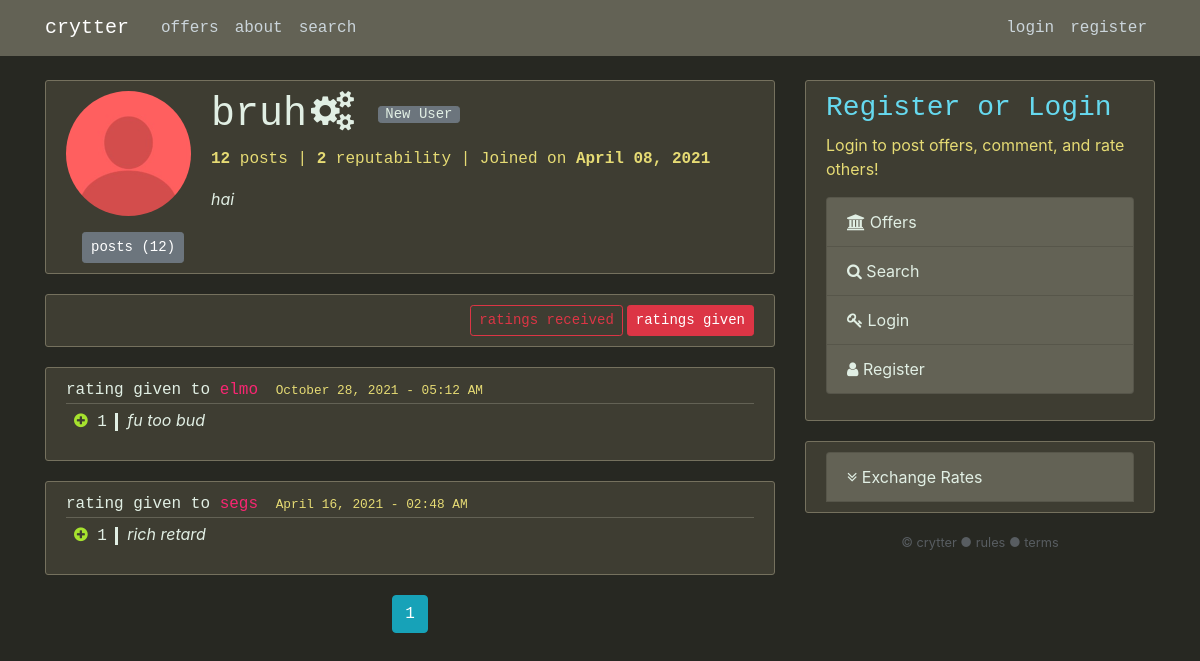
Screenshot of /user/bruh/ratings-given with the database file from the repository.
### crytter/models.py (models this page shows, shortened)
class User(db.Model, UserMixin):
	id = db.Column(db.Integer, primary_key=True)
	username = db.Column(db.String(32), unique=True, nullable=False)
	email = db.Column(db.String(256), unique=True, nullable=False)
	rating = db.Column(db.Integer, nullable=False, default=0)
	rateBar = db.Column(db.String, nullable=False, default='<a href="/help/rating-badge" class="mr-1 btn btn-secondary btn-xs" >New User</a>')
	date_joined = db.Column(db.DateTime, nullable=False, default=datetime.utcnow)
	biography = db.Column(db.Text, nullable=False, default='')
	image_file = db.Column(db.String, nullable=False, default='default.jpg')
	password = db.Column(db.String(60), nullable=False)
	permission_level = db.Column(db.Integer, nullable=False, default=0)
	last_search = db.Column(db.String(128), nullable=False, default='')
	posts = db.relationship('Post', backref='author', lazy=True)
	comments = db.relationship('Comment', backref='author', lazy=True)
	badges = db.relationship('Badge', backref='bearer', lazy=True)
	alerts = db.relationship('Alert', backref='assoc_user', lazy=True)
	ratesOfOthers = db.relationship('Rating', backref='rater', foreign_keys=[Rating.rater_id], lazy=True)
	ratingsByOthers = db.relationship('Rating', backref='ratee', foreign_keys=[Rating.ratee_id], lazy=True)

class Badge(db.Model):
	id = db.Column(db.Integer, primary_key=True)
	name = db.Column(db.String, nullable=False)
	html = db.Column(db.String, nullable=False)
	user_id = db.Column(db.Integer, db.ForeignKey('user.id'), nullable=False)
	date_recieved = db.Column(db.DateTime, nullable=False, default=datetime.utcnow)

class Rating(db.Model):
	id = db.Column(db.Integer, primary_key=True)
	rater_id = db.Column(db.Integer, db.ForeignKey('user.id'), nullable=False)
	ratee_id = db.Column(db.Integer, db.ForeignKey('user.id'), nullable=False)
	date_rated = db.Column(db.DateTime, nullable=False, default=datetime.utcnow)
	content = db.Column(db.Text, nullable=False)
	impact = db.Column(db.Integer, nullable=False)

### crytter/users/routes.py (the view)
@users.route('/user/<string:username>/ratings-given')
def ratingsGiven(username):
	page = request.args.get('p', 1, type=int)
	user = User.query.filter_by(username=username).first_or_404()
	ratings = Rating.query.filter_by(rater=user).order_by(Rating.date_rated.desc()).paginate(page=page, per_page=5)
	return render_template('ratingsgiven.html', ratings=ratings, user=user, title=user.username+' / given ratings', description=f'{user.username} - ratings given to others')

### crytter/templates/ratingsgiven.html (shortened to what this page needs)
{% extends 'layout.html' %}
{% block content %}
	<div class="content-section">
	  <div class="media">
	    <img class="rounded-circle account-img" src='{{ url_for("static", filename="profile_pics/" + user.image_file) }}' alt="{{user.username}}'s profile picture">
	    <div class="media-body">
	      <h2 class="account-heading" style="word-break: normal;">{{ user.username }}{% for badge in user.badges[:3] %}<span title="{{ badge.name }}" class="ml-1 {{ badge.html }}"></span>{% endfor %}
	      	{{ user.rateBar|safe }}
	      </h2>
	      	<p class="account-metadata text-secondary"><b>{{ user.posts|length }}</b> {% if user.posts|length == 1 %} post {% else %} posts {% endif %} | <b>{{user.rating}}</b> reputability  | Joined on <b>{{ user.date_joined.strftime('%B %d, %Y') }}</b>
	      </p>
	      <p class="text-secondary"><i>{{ user.biography }}</i></p>
	    </div>
	  </div>
	  <button class='btn btn-secondary btn-sm ml-3' onclick="location.href='{{ url_for('users.userpage', username=user.username) }}'">posts ({{user.posts|length}})</button>
	 </div>
	<div class="content-section">
	<button style="float: right;" class='btn btn-danger btn-sm ml-1 hideWhenSmall'>ratings given</button>
	<button style="float: right;" class='btn btn-outline-danger btn-sm' onclick="location.href = '{{url_for('users.ratings', username=user.username)}}'">ratings received</button>
	</div>
	{% if ratings.items %}
	{% for rate in ratings.items %}
	<article class="media content-section">
		<div class="media-body">
	    <div class="article-metadata">
	      rating given to <a class="mr-2" href="{{ url_for('users.ratings', username=rate.ratee.username) }}">{{ rate.ratee.username }}</a>
	      <small class="text-muted">{{ rate.date_rated.strftime('%B %d, %Y - %I:%M %p') }}</small>
	    </div>
	    <p class="article-description">
	    	<span class="rating-impact">{% if rate.impact > 0 %}<span class="fa fa-plus-circle green"></span>{% elif rate.impact < 0 %}<span class="fa fa-minus-circle red"></span>{% endif %} {{ rate.impact|abs }}</span> <i>{{ rate.content }}</i>
	    </p>
	  </div>
	</article>
	{% endfor %}
	<center>
	{% for page_num in ratings.iter_pages(left_edge=1, right_edge=1, left_current=1, right_current=2) %}
	{% if page_num %}
		{% if ratings.page == page_num %}
		<a class="btn btn-info mb-4" href="{{ url_for('users.ratingsGiven', username=user.username, p=page_num) }}">{{ page_num }}</a>
		{% else %}
		<a class="btn btn-outline-info mb-4" href="{{ url_for('users.ratingsGiven', username=user.username, p=page_num) }}">{{ page_num }}</a>
		{% endif %}
	{% else %}
		...
	{% endif %}
	{% endfor %}
	</center>
{% else %}
	<article class="media content-section">
		<i>{{user.username}} has not rated anyone else yet.</i>
	</article>
{% endif %}
{% endblock content %}

### crytter/static/main.css (style rules this page uses)
body { background: #272822; color: #ffffff; margin-top: 5rem; word-break: break-word; }
h1, h2, h3, h4, h5, h6 { color: #e1efe4; font-family: menlo, consolas, monospace; }
.green { color: #a6e22e; }
.btn { font-family: menlo, consolas, monospace; }
.mr-2 { color: #f92672; }
.text-secondary { color: #e1efe4!important; }
.text-muted { color: #e6db74!important; }
.rating-impact { border-style: none solid none none; border-width: 3px; padding-left: 0.5rem; padding-right: 0.5rem; margin-right: 0.3rem; break-after: none; white-space:nowrap; font-family: menlo, consolas, monospace; }
a { color: inherit; text-decoration: inherit; }
.btn-group-xs > .btn, .btn-xs { padding: .25rem .4rem; font-size: .875rem; line-height: .5; border-radius: .2rem; }
.content-section { background: #3e3d32; color: #e1efe4; padding: 10px 20px; border: 1px solid #75715e; border-radius: 3px; margin-bottom: 20px; }
.zoom, .btn-xs, .smzoom { transition: transform .4s; }
.article-metadata { font-family: menlo, consolas, monospace; padding-bottom: 1px; margin-bottom: 4px; border-bottom: 1px solid #636255 }
.account-img { height: 125px; width: 125px; margin-right: 20px; margin-bottom: 16px; }
.account-metadata { color: #e6db74!important; font-family: menlo, consolas, monospace; }
.account-heading { font-size: 2.5rem; }

### rows the page displays
User: image_file (placeholder picture), username "bruh", rateBar "New User", rating "2", date_joined "April 08, 2021", biography "hai"
Rating: ratee.username "elmo", date_rated "October 28, 2021 - 05:12 AM", impact|abs "1", content "fu too bud"
Rating: ratee.username "segs", date_rated "April 16, 2021 - 02:48 AM", impact|abs "1", content "rich retard"

### other values shown
{{ user.posts|length }} "12"
{{ page_num }} "1"
